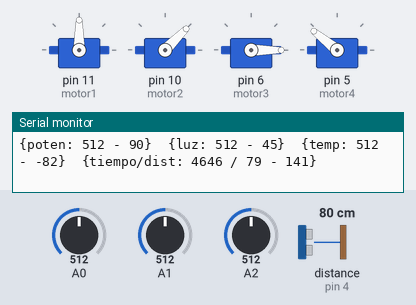
Bench run of a sketch on a simulated Arduino Uno, built with avr-gcc and run on an emulated ATmega328P. On the bench: 4 × servo, the last lines printed to the serial monitor. Wiring (inferred from the names in the program): ultrasonic range finder: trigger pin 2; echo pin 4. The test bench sets the inputs (shaded band); at power-on: distance to the obstacle (sensor on pin 4) 80 cm, A0 = 512, A1 = 512, A2 = 512. The echo pulse lasts 58.3 µs per cm.

Above: at 1.2 s.
1.3 s: distance to the obstacle (sensor on pin 4) set to 2 cm
At 1.7 s:
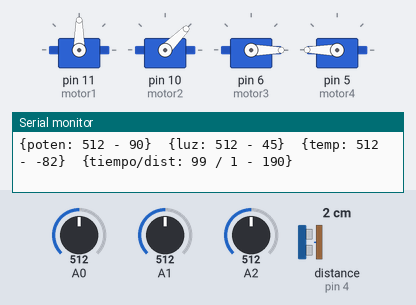
2.8 s: A0 set to 559
At 3.8 s:
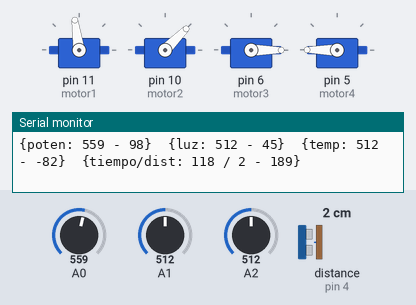
5.8 s: A0 set to 587
At 6.9 s:
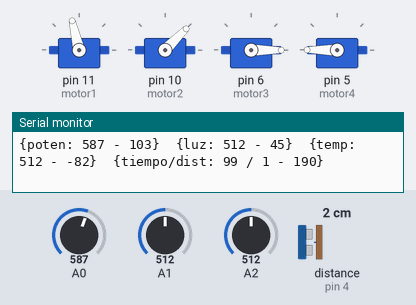
7.3 s: A1 set to 306
At 8.2 s:
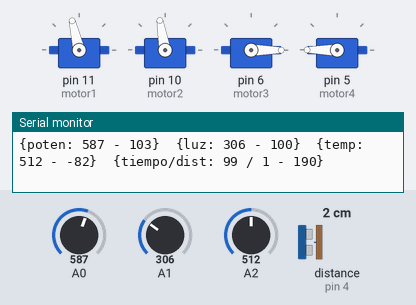
8.8 s: A2 set to 306
At 10.0 s:
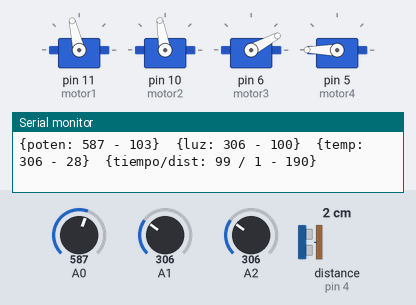
10.3 s: distance to the obstacle (sensor on pin 4) set to 35 cm
At 11.7 s:
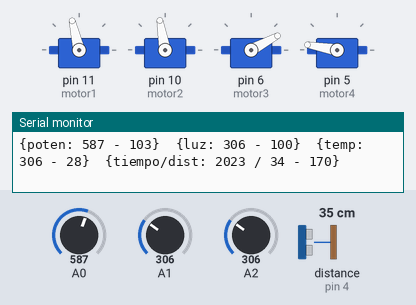
Timing chart, 0 to 12.9 s (numbered marks = the images above; inputs shaded):
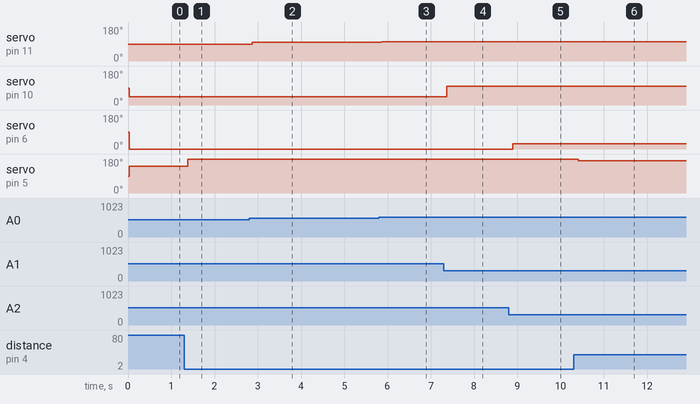

The sketch:

sensors-moving-servos.ino
```cpp
#include <Servo.h>

int poten = A0;
int mediluz = A1;
int temp = A2;
Servo motor1, motor2, motor3, motor4;
#define trigPin 2
#define ecoPin 4

void setup() {
  Serial.begin(9600);
  motor1.attach(11);
  motor2.attach(10);
  motor3.attach(6);
  motor4.attach(5);

  pinMode(trigPin, OUTPUT);
  pinMode(ecoPin, INPUT);

  int poten = analogRead(A0);
  int mediluz = analogRead(A1);
  int temp = analogRead(A2);
}

void loop() {
  int poten = analogRead(A0);
  int mediluz = analogRead(A1);
  int temp = analogRead(A2);

  long tiempo, distancia;
  digitalWrite(trigPin, LOW);
  delayMicroseconds(2);
  digitalWrite(trigPin, HIGH);
  delayMicroseconds(10);
  digitalWrite(trigPin, LOW);
  tiempo = pulseIn(ecoPin, HIGH);
  distancia = (tiempo/2) / 29.1;

  int potenpos = map(poten, 0, 1023, 0, 180);
  int medipos = map(mediluz, 6, 679, 180, 0);
  int temppos = map(temp, 20, 358, 180, 0);
  int distpos = map(distancia, 17, 300, 180, 0);

  Serial.print("{poten: ");
    Serial.print(poten);
    Serial.print(" - ");
    Serial.print(potenpos);
  Serial.print("}  {luz: ");
    Serial.print(mediluz);
    Serial.print(" - ");
    Serial.print(medipos);
  Serial.print("}  {temp: ");
    Serial.print(temp);
    Serial.print(" - ");
    Serial.print(temppos);
  Serial.print("}  {tiempo/dist: ");
    Serial.print(tiempo);
    Serial.print(" / ");
    Serial.print(distancia);
    Serial.print(" - ");
    Serial.print(distpos);
      Serial.println("}");

   motor1.write(potenpos);
   motor2.write(medipos);
   motor3.write(temppos);
   motor4.write(distpos);

   delay(50);
}
```

Measured:
- after the input at 1.3 s, servo on pin 5 (motor4): 141° → 180° after 0.08 s
- after the input at 2.8 s, servo on pin 11 (motor1): 90° → 98° after 0.08 s
- after the input at 5.8 s, servo on pin 11 (motor1): 98° → 103° after 0.07 s
- after the input at 7.3 s, servo on pin 10 (motor2): 45° → 100° after 0.07 s
- after the input at 8.8 s, servo on pin 6 (motor3): 0° → 28° after 0.10 s
- after the input at 10.3 s, servo on pin 5 (motor4): 180° → 170° after 0.10 s
